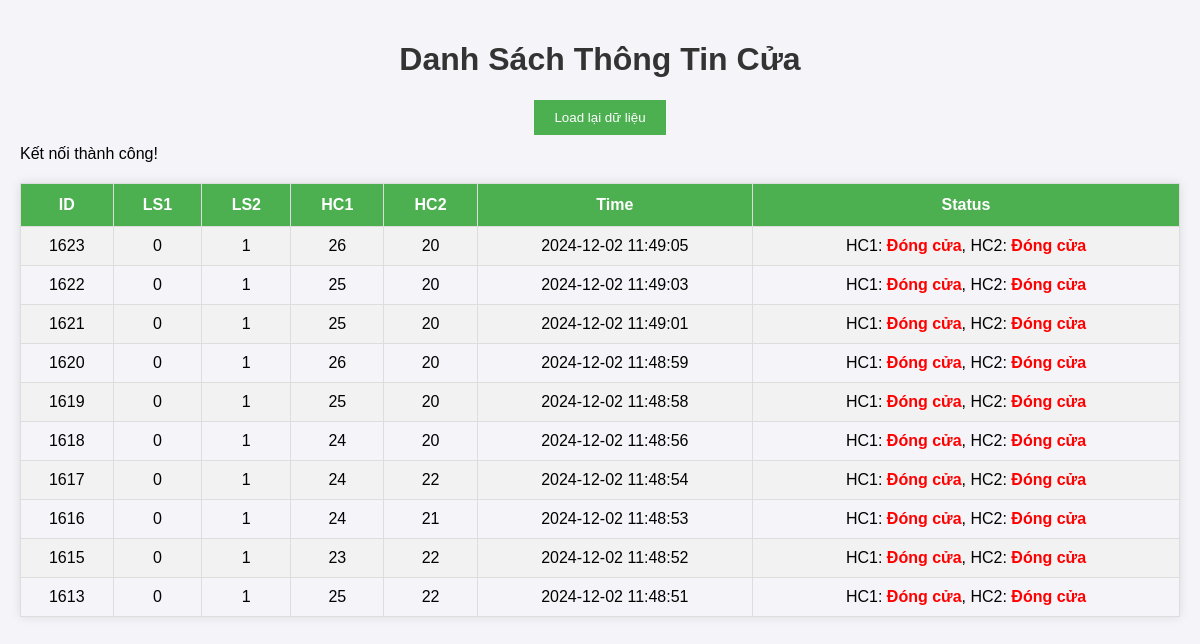
Screenshot of /backend/index.php with the database file from the repository.
### tables this page shows
CREATE TABLE `info` (
  `id` int(11) NOT NULL,
  `ls1` int(11) NOT NULL,
  `ls2` int(11) NOT NULL,
  `hc1` int(11) NOT NULL,
  `hc2` int(11) NOT NULL,
  `time` datetime NOT NULL DEFAULT current_timestamp()
);

### backend/index.php (the view, shortened to what this page needs)
<!DOCTYPE html>
<html lang="vi">
<head>
</head>
<body>
    <h1>Danh Sách Thông Tin Cửa</h1>
    <button class="reload-btn" onclick="reloadData()">Load lại dữ liệu</button>
    <div id="data-table">
        <?php
        include 'connect.php';
        $sql = "SELECT * FROM info ORDER BY time DESC LIMIT 10";
        $result = $conn->query($sql);
        if ($result->num_rows > 0) {
            echo "<table>";
            echo "<tr><th>ID</th><th>LS1</th><th>LS2</th><th>HC1</th><th>HC2</th><th>Time</th><th>Status</th></tr>";
            while ($row = $result->fetch_assoc()) {
                $status_hc1 = ($row['hc1'] < 15) ? '<span class="status open">Mở cửa</span>' : '<span class="status closed">Đóng cửa</span>';
                $status_hc2 = ($row['hc2'] < 15) ? '<span class="status open">Mở cửa</span>' : '<span class="status closed">Đóng cửa</span>';
                echo "<tr>
                        <td>{$row['id']}</td>
                        <td>{$row['ls1']}</td>
                        <td>{$row['ls2']}</td>
                        <td>{$row['hc1']}</td>
                        <td>{$row['hc2']}</td>
                        <td>{$row['time']}</td>
                        <td>HC1: $status_hc1, HC2: $status_hc2</td>
                      </tr>";
            }
            echo "</table>";
        } else {
            echo "Không có dữ liệu!";
        }
        ?>
    </div>
</body>
</html>

### backend/connect.php
<?php
$host = "localhost";
$username = "root";
$password = "";
$database = "ctd";
$conn = new mysqli($host, $username, $password, $database);
if ($conn->connect_error) {
    die("Kết nối thất bại: " . $conn->connect_error);
} else {
    echo "Kết nối thành công!";
}
?>

### backend/index.php (style rules this page uses)
body { font-family: Arial, sans-serif; background-color: #f4f4f9; margin: 0; padding: 20px; }
h1 { text-align: center; color: #333; }
table { width: 100%; border-collapse: collapse; margin-top: 20px; box-shadow: 0 0 10px rgba(0, 0, 0, 0.1); }
table, th, td { border: 1px solid #ddd; }
th { background-color: #4CAF50; color: white; padding: 12px; text-align: center; }
td { padding: 10px; text-align: center; }
tr:nth-child(even) { background-color: #f2f2f2; }
.status { font-weight: bold; }
.closed { color: red; }
.reload-btn { background-color: #4CAF50; color: white; padding: 10px 20px; border: none; cursor: pointer; margin: 10px 0; display: block; margin-left: auto; margin-right: auto; }

### rows the page displays
info: id "1623", ls1 "0", ls2 "1", hc1 "26", hc2 "20", time "2024-12-02 11:49:05", shows "Đóng cửa"
info: id "1622", ls1 "0", ls2 "1", hc1 "25", hc2 "20", time "2024-12-02 11:49:03", shows "Đóng cửa"
info: id "1621", ls1 "0", ls2 "1", hc1 "25", hc2 "20", time "2024-12-02 11:49:01", shows "Đóng cửa"
info: id "1620", ls1 "0", ls2 "1", hc1 "26", hc2 "20", time "2024-12-02 11:48:59", shows "Đóng cửa"
info: id "1619", ls1 "0", ls2 "1", hc1 "25", hc2 "20", time "2024-12-02 11:48:58", shows "Đóng cửa"
info: id "1618", ls1 "0", ls2 "1", hc1 "24", hc2 "20", time "2024-12-02 11:48:56", shows "Đóng cửa"
info: id "1617", ls1 "0", ls2 "1", hc1 "24", hc2 "22", time "2024-12-02 11:48:54", shows "Đóng cửa"
info: id "1616", ls1 "0", ls2 "1", hc1 "24", hc2 "21", time "2024-12-02 11:48:53", shows "Đóng cửa"
info: id "1615", ls1 "0", ls2 "1", hc1 "23", hc2 "22", time "2024-12-02 11:48:52", shows "Đóng cửa"
info: id "1613", ls1 "0", ls2 "1", hc1 "25", hc2 "22", time "2024-12-02 11:48:51", shows "Đóng cửa"
